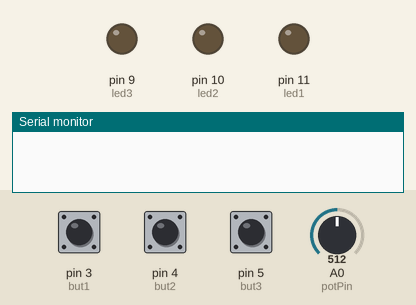
Simulated run of this sketch. Board: Arduino Uno, built with avr-gcc and run on an emulated ATmega328P. Parts: output pins drawn as LEDs (lit = HIGH), the last lines printed to the serial monitor. Dashed ring = blinking. The inputs (shaded band) are chosen by the test bench; at power-on: pin 4 (but2) LOW, pin 3 (but1) LOW, pin 5 (but3) LOW, A0 (potPin) = 512.

Above: at 1.2 s.
1.3 s: pin 4 (but2) pulled HIGH for 0.15 s
At 2.6 s:
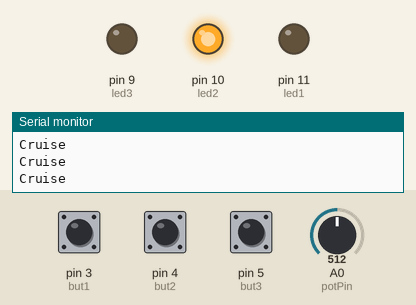
3.0 s: pin 3 (but1) pulled HIGH for 1 s
At 3.28 s:
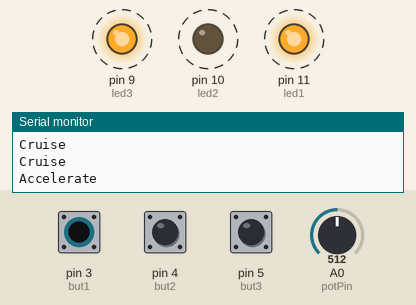
6.0 s: pin 5 (but3) pulled HIGH for 0.15 s
At 7.2 s:
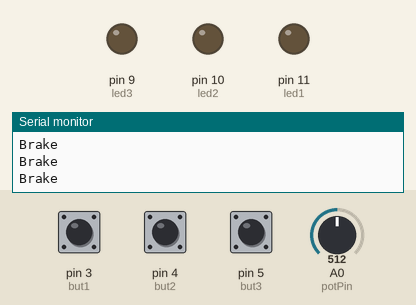
7.6 s: pin 3 (but1) pulled HIGH for 0.15 s
At 7.65 s:
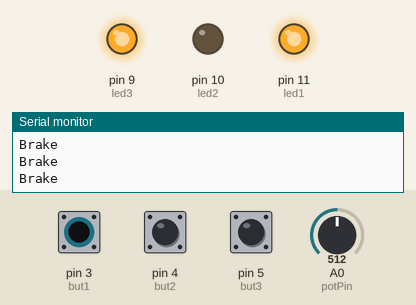
9.2 s: pin 3 (but1) pulled HIGH for 3.2 s
At 13.6 s:
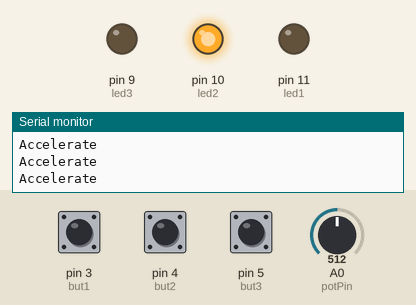
13.9 s: pin 3 (but1) driven HIGH and pin 5 (but3) driven HIGH
At 14.4 s:
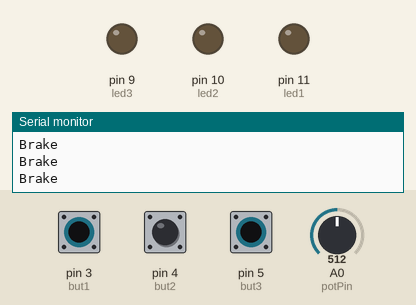
Timing chart, 0 to 16.9 s (numbered marks = the images above; inputs shaded):
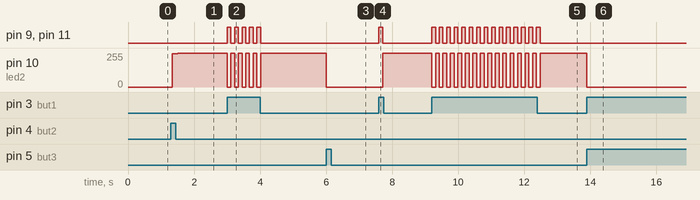

The sketch:

pwm_test_1.ino
```cpp
const int potPin = A0;//potentiometer
const int but1 = 3, but2 = 4, but3 = 5; //button
const int led1 = 11, led2 = 10, led3 = 9; //led
int potValue = 0;

void setup() {
  // put your setup code here, to run once:
  pinMode(led1, OUTPUT);
  pinMode(led2, OUTPUT);
  pinMode(led3, OUTPUT);
  pinMode(but1, INPUT);
  pinMode(but2, INPUT);
  pinMode(but3, INPUT);
  pinMode(potPin, INPUT);

  Serial.begin(9600); // Serial Monitor Ctrl + Shift + m
}

void loop() {
  // put your main code here, to run repeatedly:
  int but3_read = digitalRead(but3);
  int but2_read = digitalRead(but2);
  int but1_read = digitalRead(but1);

  if(but3_read == HIGH){
    digitalWrite(led1, LOW);
    digitalWrite(led2, LOW);
    digitalWrite(led3, LOW);
    Serial.println("Brake");
  }
  else if(but2_read == HIGH){
    digitalWrite(led1, HIGH);
    digitalWrite(led2, LOW);
    digitalWrite(led3, HIGH);
    delay(sqrt(potValue*25));
    digitalWrite(led1, LOW);
    digitalWrite(led2, HIGH);
    digitalWrite(led3, LOW);
    delay(sqrt(potValue*25));
    Serial.println("Cruise");
  }
  else if(but1_read == HIGH){
    potValue = analogRead(potPin);
    digitalWrite(led1, HIGH);
    digitalWrite(led2, LOW);
    digitalWrite(led3, HIGH);
    delay(sqrt(potValue*25));
    digitalWrite(led1, LOW);
    digitalWrite(led2, HIGH);
    digitalWrite(led3, LOW);
    delay(sqrt(potValue*25));
    Serial.println("Accelerate");
  }
}
```

Measured:
- after the input at 1.3 s, pin 10 (led2): 0/255 → 251/255 at once, → 255/255 0.16 s later
- after the input at 3.0 s, pin 9 (led3), pin 11 (led1): alternates HIGH for 0.11 s and LOW for 0.11 s, 10 changes in all, then stays LOW, starting at once; pin 10 (led2): alternates 255/255 for 0.11 s and 0/255 for 0.11 s, 10 changes in all, then stays 255/255, starting at once
- after the input at 6.0 s, pin 10 (led2): 255/255 → 0/255 at once
- after the input at 7.6 s, pin 9 (led3), pin 11 (led1): LOW → HIGH at once, → LOW 0.11 s later; pin 10 (led2): 0/255 → 255/255 after 0.11 s
- after the input at 9.2 s, pin 9 (led3), pin 11 (led1): alternates HIGH for 0.11 s and LOW for 0.11 s, 30 changes in all, then stays LOW, starting at once; pin 10 (led2): alternates 255/255 for 0.11 s and 0/255 for 0.11 s, 30 changes in all, then stays 255/255, starting at once
- after the input at 13.9 s, pin 10 (led2): 255/255 → 0/255 at once
